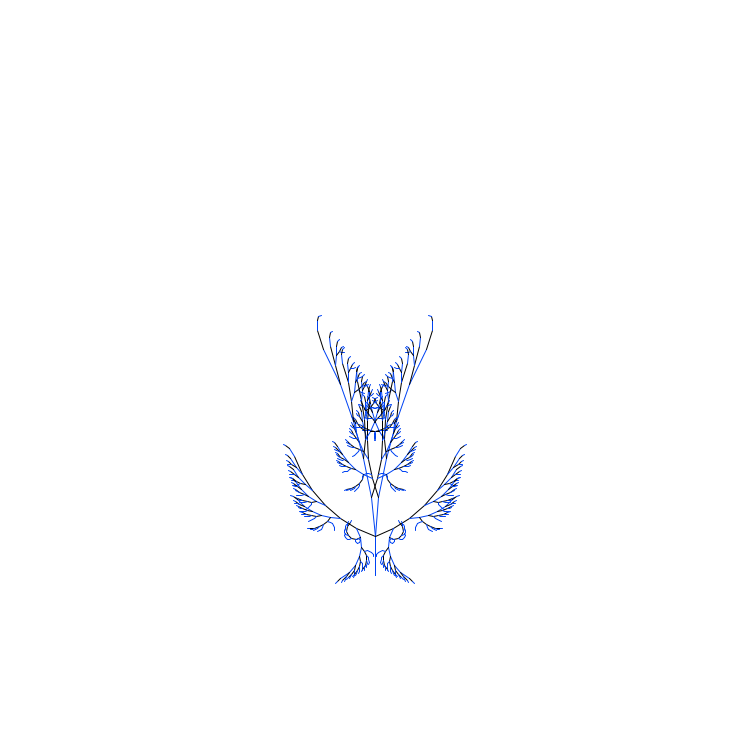
Frame 1 (no input)
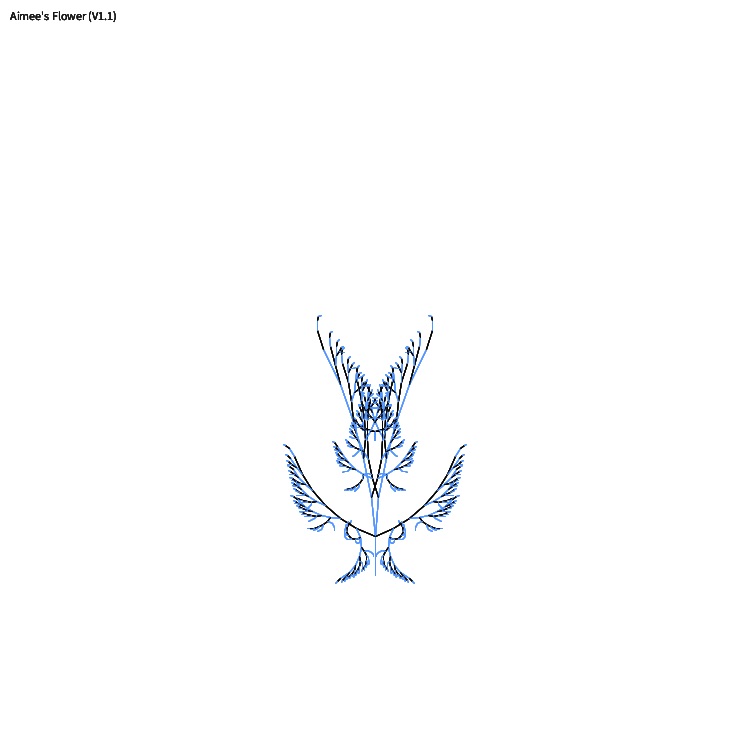
Frame 60 (the mouse pressed at the canvas centre just before this capture)
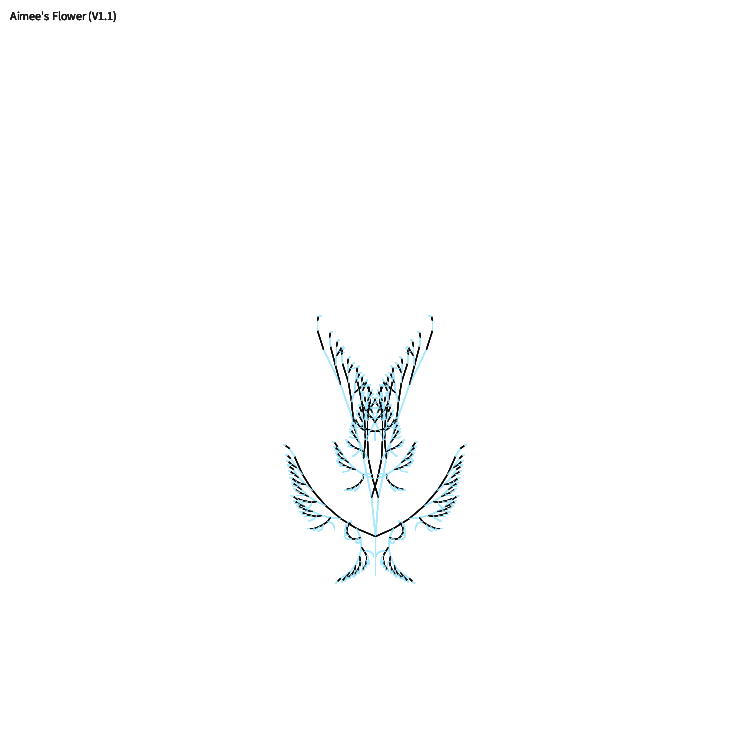
Frame 120 (the mouse held since frame 60 and released just before this capture)

The Processing sketch that drew these frames (run headless with seeded random() and noise(); from frame 60 on, the mouse is pressed at the canvas centre):

// Processing sketch: Flower
// ── Flower.pde
////////////////////////////////////////////////////////////////////////
///                        Aimee's Flower                            ///
////////////////////////////////////////////////////////////////////////
///                                                                  ///
/// Written by Matthew Carney =^-^= (20.4.2016)                      ///
///                                                                  ///
///       Inspired by this anonymous piece of genius                 ///
///       http://www.openprocessing.org/sketch/16970                 ///
///                                                                  ///
////////////////////////////////////////////////////////////////////////

// Test height changing

final int MAX_BRANCHES = 8;

float x, y; // Positions of mouse when clicked with mouse easing
float posX, posY; // Positions of mouse when clicked
int time;
int subBranches = 5; // Number of sub branches to draw
int length = 2;

ColorGenerator colorGen = new ColorGenerator();                      

void setup() { 
    size(750, 750);
    background(255);  //set background white
    colorMode(RGB);   //set colors to Hue, Saturation, Brightness mode
    frameRate(60);
    surface.setTitle("Flower");
     time = millis();
    noStroke();
    smooth();
}

void draw() {  // draw loop  
    
    colorGen.update();
  
    text("Aimee's Flower (V1.1)", 10, 20);
  
    noStroke();
    fill(255, 20);
    rect(0, 0, width, height);
    fill(0);
  
    // Grow every 10 minutes
    if (millis() > time + 600000) {
      if (subBranches == MAX_BRANCHES) {
        subBranches = 5;  
        length = 1;
      }
      subBranches++;
      length++;
      time = millis();
      colorGen.init();
    }
    
    if (x == 0 && y == 0){
      // Random start position
      x = random(0, 700);
      y = random (200, 600);
      posX = x;
      posY = y;
    } else {
      // Smooth mouse movement with linear interpolation
      x = lerp(x, posX, 0.05);
      y = lerp(y, posY, 0.05);
    }
    
    // Draw flower
    drawFlowerBranch(width / 2, height / 2 + 200, 2 + x / 100, 25 + (length * 7), PI / 2, 5, subBranches, false); // Draw left side
    drawFlowerBranch(width / 2, height / 2 + 200, 2 + x / 100, 25 + (length * 7), PI / 2, 5, subBranches, true); // Draw right side
    
}

// Recursive branch drawing function
void drawFlowerBranch(float startX, float startY, float curlCoefficient, float branchLen, float baseAngle, int mainBranchRecursions, int subBranchRecursions, boolean rightSide) {
  //colorGen.update();
  
  // Colour branch segment
  if (mainBranchRecursions % 2 == 0) { // if recursion is even
    stroke(0);
  } else {
    stroke(colorGen.R, colorGen.G, colorGen.B);//colorRanges[hour][mainBranchRecursions - 1]); // Color range determined by hour of day, color used determined by main branch recursions
  }
  
  // If we are still drawing main branches
  if (mainBranchRecursions > 0) {
    float nextX, nextY, nextAngle; // Stores position and angle of next branch segment
    
    // Calculate branch position diffently depending on which side of flower we are drawing
    if (rightSide) {
      // Get next branch starting point by using baseAngle to calculate new position in regards to general flower curve
      nextX = startX - branchLen * cos(baseAngle);
      nextY = startY - branchLen * sin(baseAngle);
    } else {
      nextX = startX + branchLen * cos(baseAngle);
      nextY = startY - branchLen * sin(baseAngle);
    }
    
    line(startX, startY, nextX, nextY); // Draw line from start point to start point of next branch segment
    
    nextAngle = baseAngle + PI / curlCoefficient; // Work out next branch segment (again working out angle in regards to overall flower curvature)
    
    // If we are still drawing sub branches
    if (subBranchRecursions > 0) {
      // Draw a sub branch
      drawFlowerBranch(nextX, nextY, curlCoefficient + 5, branchLen, y * baseAngle / 300, mainBranchRecursions, subBranchRecursions - 1, rightSide);
    }
    
    // Draw a main branch
    drawFlowerBranch(nextX, nextY, curlCoefficient / 2, branchLen / 2, nextAngle, mainBranchRecursions - 1, subBranchRecursions, rightSide);
    
    // NOTE:
    // Sub branches and main branches are drawn in slightly different ways, sub branches half coeff and branch len each recursion
    // so the recursion is not infinite with no variation. Main branches also use the next predicted angle in curve, sub branch angle is
    // calculated differently. This is because unlike main branches, sub branches are recursed into each time a new main branch is made, ie
    // they arent as big (angle and length wise)
  }
}

void mouseMoved() {//Dragged() {
  // Only update mouse positions when mouse is dragged
  posX = mouseX; 
  posY = mouseY;
}

void keyPressed() {
  if (key == ENTER) {
    //colorGen.init();
      if (subBranches == MAX_BRANCHES) {
        subBranches = 5;  
        length = 1;
      }
      subBranches++;
      length++;
  }
}

void mouseClicked() {
  colorGen.init();
}

class ColorGenerator
{
  final static float MIN_SPEED = 0.7;// Min speed of color change
  final static float MAX_SPEED = 1.5; // Max speed of color change
  float R, G, B; // Starting color combination
  float Rspeed , Gspeed, Bspeed; // Speed of color transition
  
  ColorGenerator()
  {
    init();
  }
  
  public void init()
  {
    // Generate base start colours
    R = noise(random(255));
    G = random(255);
    B = random(255);
    
    // transition to new related colour
    Rspeed = (random(1) > 0.5 ? 1 : -1) * random(MIN_SPEED, MAX_SPEED);
    Gspeed = (random(1) > 0.5 ? 1 : -1) * random(MIN_SPEED, MAX_SPEED);
    Bspeed = (random(1) > 0.5 ? 1 : -1) * random(MIN_SPEED, MAX_SPEED);
  }
  
  public void update()
  {
    // Change color but keep the colour ranges withing the RGB 255 bounds
    Rspeed = ((R += Rspeed) > 255 || (R < 0)) ? -Rspeed : Rspeed;
    Gspeed = ((G += Rspeed) > 255 || (G < 0)) ? -Gspeed : Gspeed;
    Bspeed = ((B += Rspeed) > 255 || (B < 0)) ? -Bspeed : Bspeed;
  }
}
